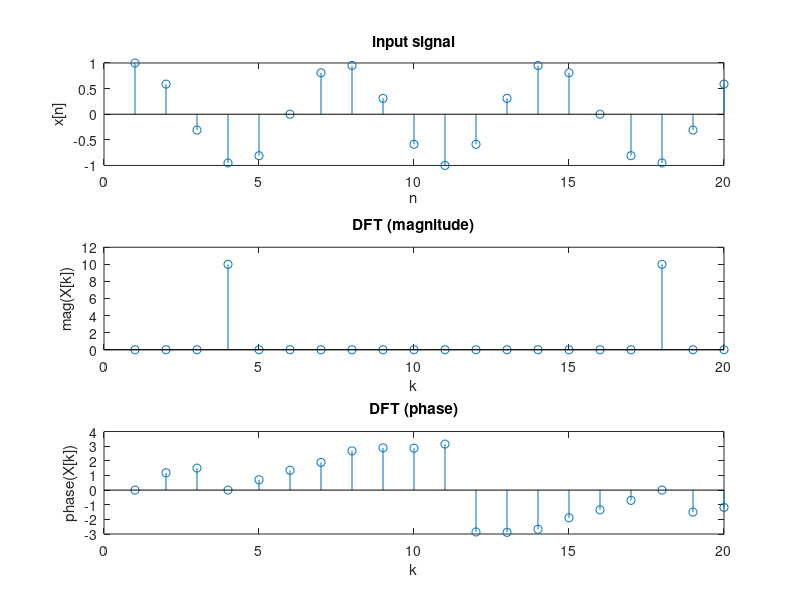

MATLAB code to generate this figure:
N = 20;
w0 = 3*pi/10;
n_range = 0:19;
x = cos(w0*n_range);
Y = fft(x,N);
figure();
subplot(3,1,1);
stem(x);
xlabel("n");
ylabel("x[n]");
title("input signal");

subplot(3,1,2);
stem(abs(Y));
xlabel("k");
ylabel("mag(X[k])");
title("DFT (magnitude)");

subplot(3,1,3);
stem(angle(Y));
xlabel("k");
ylabel("phase(X[k])");
title("DFT (phase)");